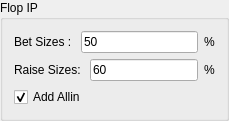
                                                    <widget class="QGroupBox" name="groupBox">
                                                        <property name="title">
                                                            <string>Flop IP</string>
                                                        </property>
                                                        <layout class="QVBoxLayout" name="verticalLayout_3">
                                                            <item>
                                                                <layout class="QHBoxLayout" name="horizontalLayout_4">
                                                                    <item>
                                                                        <widget class="QLabel" name="label_2">
                                                                            <property name="text">
                                                                                <string>Bet Sizes : </string>
                                                                            </property>
                                                                        </widget>
                                                                    </item>
                                                                    <item>
                                                                        <widget class="QLineEdit" name="flop_ip_bet">
                                                                            <property name="text">
                                                                                <string>50</string>
                                                                            </property>
                                                                        </widget>
                                                                    </item>
                                                                    <item>
                                                                        <widget class="QLabel" name="label_3">
                                                                            <property name="text">
                                                                                <string>%</string>
                                                                            </property>
                                                                        </widget>
                                                                    </item>
                                                                </layout>
                                                            </item>
                                                            <item>
                                                                <layout class="QHBoxLayout" name="horizontalLayout_7">
                                                                    <item>
                                                                        <widget class="QLabel" name="label_4">
                                                                            <property name="text">
                                                                                <string>Raise Sizes: </string>
                                                                            </property>
                                                                        </widget>
                                                                    </item>
                                                                    <item>
                                                                        <widget class="QLineEdit" name="flop_ip_raise">
                                                                            <property name="text">
                                                                                <string>60</string>
                                                                            </property>
                                                                        </widget>
                                                                    </item>
                                                                    <item>
                                                                        <widget class="QLabel" name="label_5">
                                                                            <property name="text">
                                                                                <string>%</string>
                                                                            </property>
                                                                        </widget>
                                                                    </item>
                                                                </layout>
                                                            </item>
                                                            <item>
                                                                <layout class="QHBoxLayout" name="horizontalLayout_5">
                                                                    <item>
                                                                        <widget class="QCheckBox" name="flop_ip_allin">
                                                                            <property name="text">
                                                                                <string>Add Allin</string>
                                                                            </property>
                                                                            <property name="checked">
                                                                                <bool>true</bool>
                                                                            </property>
                                                                        </widget>
                                                                    </item>
                                                                </layout>
                                                            </item>
                                                        </layout>
                                                    </widget>
